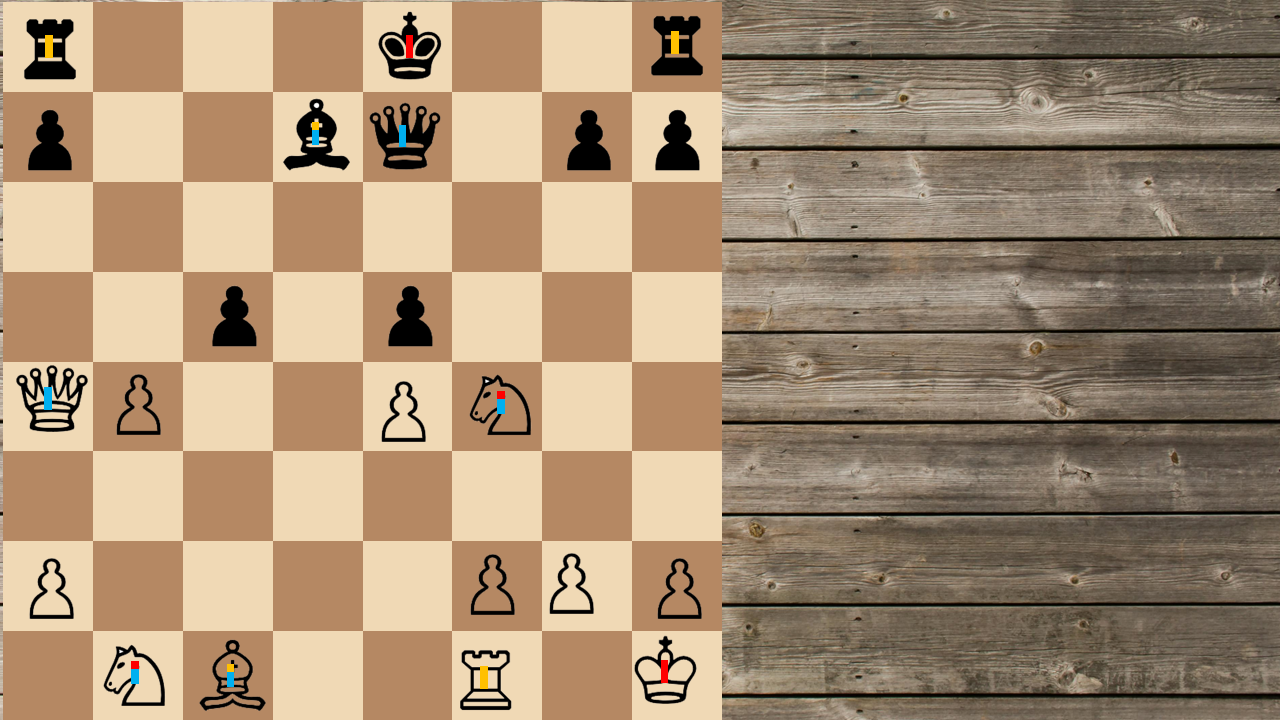
#> input picture docs/simulados/simulado_ai/q2/exemplo3.png, 1280 x 720 px, found by its file name
$ python q2.py
#> lines starting #> are read from the running program, lines starting #| are printed output that depends on the picture; after the words box and inside, x2 and y2 are one past the last pixel; in counts of white or black regions, pixels touching at a corner belong together
#> in main, img is the input picture: shape (720, 1280, 3); mean B, G, R 115.1, 141.4, 165.1
# https://codeshare.io/XLvlAY
import cv2
import numpy as np

class ProcessImage:
    def __init__(self):
        self.kernel = cv2.getStructuringElement(cv2.MORPH_RECT,(5,5))
        self.bgr = None
        self.cores = {
            "marron": [np.array([10, 63, 177]),  np.array([20, 116, 250])],
            "azul": [np.array([60, 50, 50]), np.array([100, 255, 250])],
            "vermelho": [(0,255,255), (15,255,255)],
            "amarelo": [(8,255,60), (28,255,255)],
            "preto":[0,50],
        }

    # [11 lines left out: function filter_bw, not called in this run]

    def filter_hsv(self,img,cor):
#> called with cor = 'marron'
        img_hsv = cv2.cvtColor(img, cv2.COLOR_BGR2HSV)
#> img_hsv: shape (720, 1280, 3); mean H, S, V 16.1, 77.5, 165.3
        img_hsv = cv2.inRange(img_hsv, self.cores[cor][0], self.cores[cor][1])
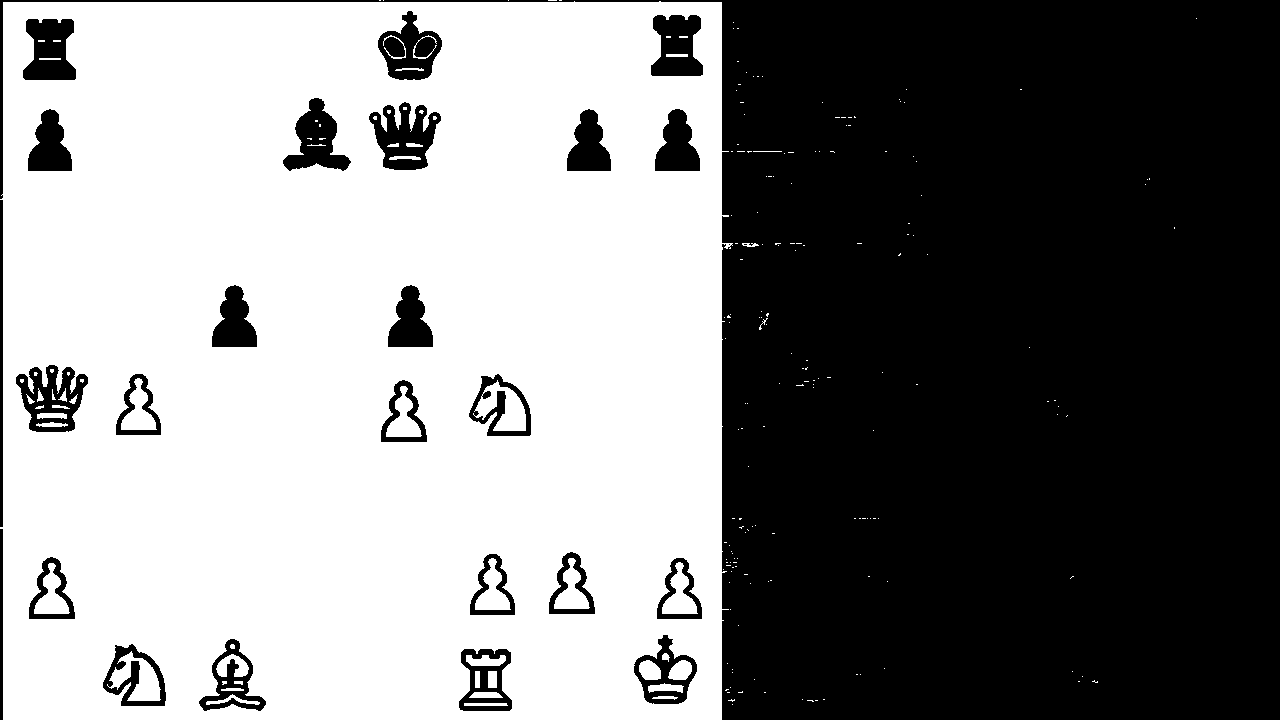
#> img_hsv: shape (720, 1280); 52% white; 27 black regions (2 under 20 px), largest, box (x1, y1, x2, y2) and area: (0, 0, 1280, 720) 403221, (369, 102, 441, 170) 2763, (16, 365, 88, 432) 2577

        mask = cv2.morphologyEx(img_hsv, cv2.MORPH_OPEN, self.kernel)
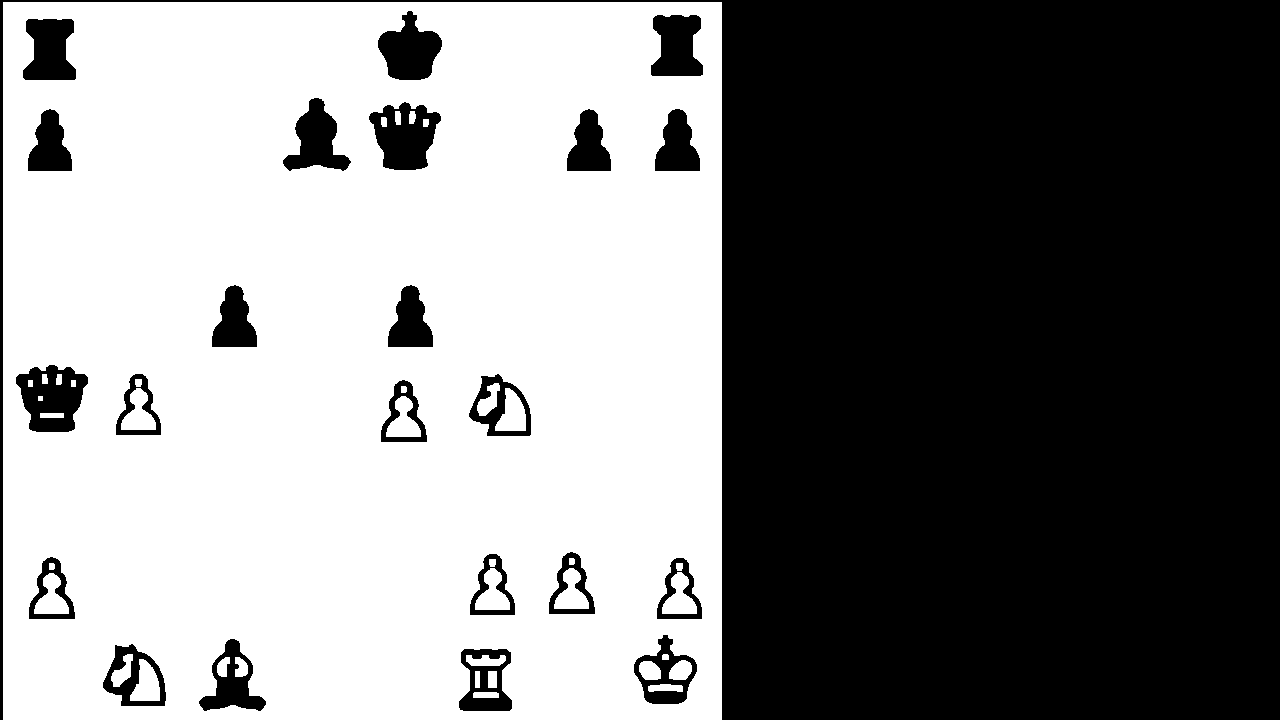
#> mask: shape (720, 1280); 51.6% white; 23 black regions, largest, box (x1, y1, x2, y2) and area: (0, 0, 1280, 720) 405358, (16, 365, 88, 432) 3171, (369, 102, 441, 170) 3137
        mask = cv2.morphologyEx(mask, cv2.MORPH_CLOSE, self.kernel)
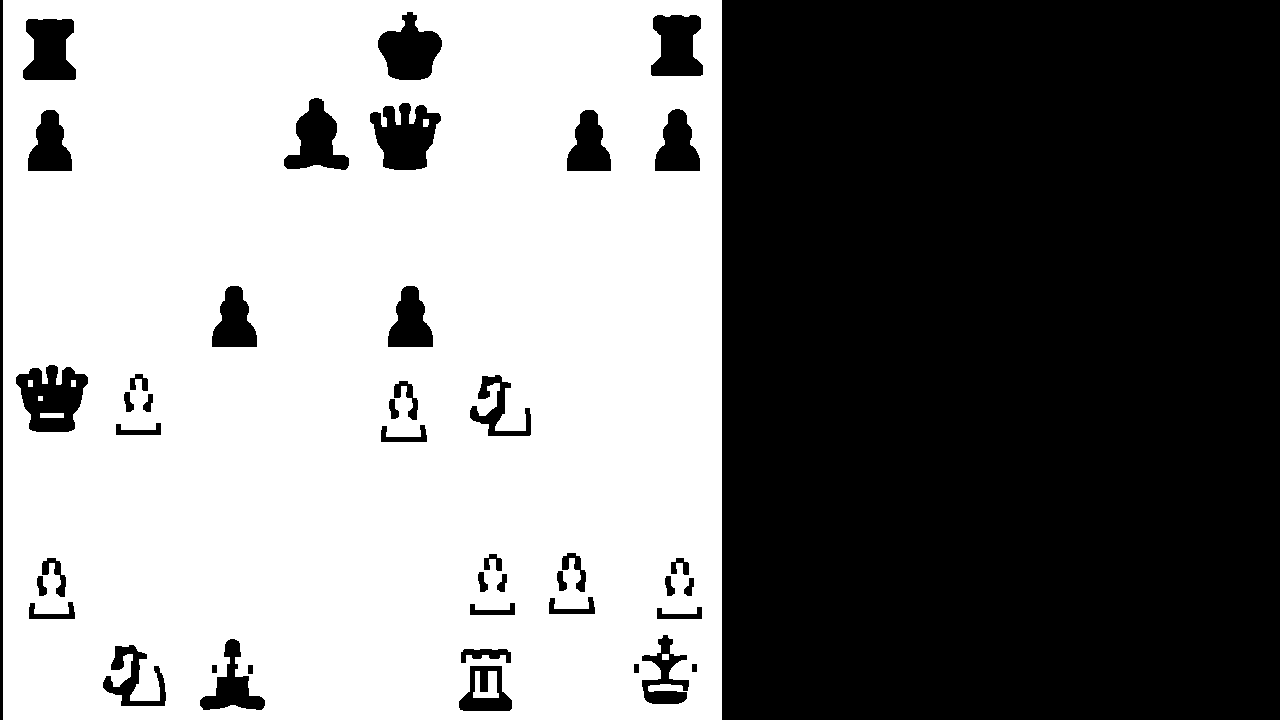
#> mask: shape (720, 1280); 52% white; 44 black regions
        contornos, _ = cv2.findContours(mask.copy(), cv2.RETR_TREE, cv2.CHAIN_APPROX_NONE)
#> contornos = 50 contours, 1 with area under 20; largest, box (x1, y1, x2, y2) and area: (3, 0, 722, 720) 516242, (15, 364, 89, 433) 3498, (369, 102, 442, 171) 3306, (377, 11, 443, 81) 2854, (22, 18, 77, 81) 2624
        return contornos
    def filter_hsv_area(self,img,cor):
        img_hsv = cv2.cvtColor(img, cv2.COLOR_BGR2HSV)
        mask = cv2.inRange(img_hsv, self.cores[cor][0], self.cores[cor][1])

        # mask = cv2.morphologyEx(mask, cv2.MORPH_OPEN, self.kernel)
        # mask = cv2.morphologyEx(mask, cv2.MORPH_CLOSE, self.kernel)
        return np.sum(mask) / 255
    def filter_bw_area(self,img,cor):
        latinhas_gray = cv2.cvtColor(img, cv2.COLOR_BGR2GRAY)
        mask = cv2.inRange(latinhas_gray, self.cores[cor][0], self.cores[cor][1])

        # realiza a abertura
        # mask = cv2.morphologyEx(mask, cv2.MORPH_OPEN, self.kernel)
        # mask = cv2.morphologyEx(mask, cv2.MORPH_CLOSE, self.kernel)

        return np.sum(mask) / 255

    # [10 lines left out: function get_center, not called in this run]

    def run_image(self,img):
        self.bgr = img
        contornos = self.filter_hsv(img,"marron")
        maior = max(contornos, key=cv2.contourArea)
#> maior = contour of 2874 points, box (x1, y1, x2, y2) (3, 0, 722, 720), area 516242

        x, y, w, h = cv2.boundingRect(maior)
#> x = 3; y = 0; w = 719; h = 720
        self.tabuleiro = self.bgr[y:y+h, x:x+w]
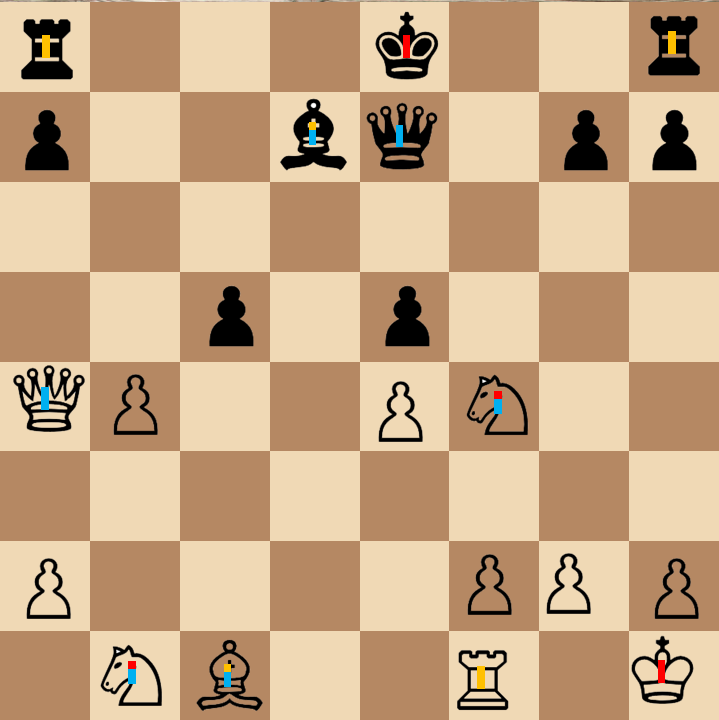
#> self.tabuleiro: shape (720, 719, 3); mean B, G, R 132.2, 166.6, 198.5

        lado = w // 8
#> lado = 89
        resultado = []
        print(resultado)
        for i in range(8):
            for j in range(8):
                print("i=", i, "j=", j)
                casa = self.tabuleiro[lado*i:lado*(i+1),lado*j:lado*(j+1)]
                preto = self.filter_bw_area(casa, "preto")
                if preto == 0:
                    resultado.append("vazio")
                else:
                    print(preto/(w*h))
                    if preto/(w*h) < 0.0030:
                        peca = "W"
                    else:
                        peca = "B"

                    amarelo = self.filter_hsv_area(casa, "amarelo") == 0
                    azul = self.filter_hsv_area(casa, "azul") == 0
                    vermelho = self.filter_hsv_area(casa, "vermelho") == 0
                    cores = (amarelo, azul, vermelho)
                    print(cores)

                    if cores == (True,False,False):
                        peca=peca+"T"
                    elif cores == (False, False, True):
                        peca=peca+"K"
                    elif cores == (False, True, False):
                        peca=peca+"Q"
                    elif cores == (False, True, True):
                        peca=peca+"H"
                    elif cores == (True, True, False):
                        peca=peca+"B"
                    else:
                        peca=peca+"P"

                    resultado.append(f"{peca}")
#> this loop made 8 passes
#> (printed output is left out)
#> pass 1, in filter_hsv_area, `mask = cv2.inRange(img_hsv, self.cores[cor][0], self.cores[cor][1])`:
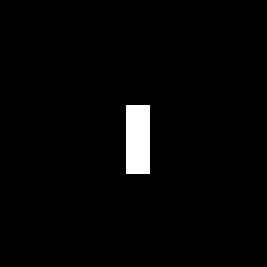
#> mask: shape (89, 89) (shown 3 times larger); 2.3% white; 1 white region, box (x1, y1, x2, y2) and area: (42, 35, 50, 58) 184
#> pass 1, in filter_bw_area (call 2), `latinhas_gray = cv2.cvtColor(img, cv2.COLOR_BGR2GRAY)`:
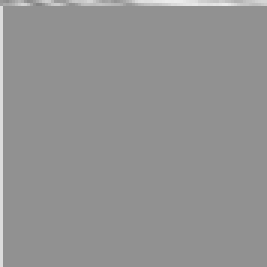
#> latinhas_gray: shape (89, 89) (shown 3 times larger); min 131, max 236, mean 146.9
#> after the loop:
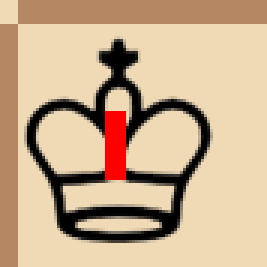
#> casa: shape (89, 89, 3) (shown 3 times larger); mean B, G, R 142.6, 173.1, 200.9
#> after the loop, resultado = 64 items, first 6: 'BH', 'vazio', 'vazio', 'vazio', 'BB', 'vazio'

        resultado = np.array(resultado).reshape((8,8))
        print(resultado)
#| [['BH' 'vazio' 'vazio' 'vazio' 'BB' 'vazio' 'vazio' 'BH']
#|  ['BP' 'vazio' 'vazio' 'BK' 'BP' 'vazio' 'BP' 'BP']
#|  ['vazio' 'vazio' 'vazio' 'vazio' 'vazio' 'vazio' 'vazio' 'vazio']
#|  ['vazio' 'vazio' 'BP' 'vazio' 'BP' 'vazio' 'vazio' 'vazio']
#|  ['WP' 'WP' 'vazio' 'vazio' 'WP' 'WT' 'vazio' 'vazio']
#|  ['vazio' 'vazio' 'vazio' 'vazio' 'vazio' 'vazio' 'vazio' 'vazio']
#> (further printed lines are left out)


    def show_image(self):
        cv2.imshow("Imagem Processada", self.tabuleiro)
        cv2.waitKey(0)
        cv2.destroyAllWindows()

def main():
    img_path = '/home/borg/colcon_ws/src/simulado_ai/simulado_ai/q2/exemplo3.png'
    img = cv2.imread(img_path)
    processor = ProcessImage()
    processor.run_image(img)
    processor.show_image()

if __name__ == '__main__':
    main()

$ run again, with docs/simulados/simulado_ai/q2/exemplo1.png copied over docs/simulados/simulado_ai/q2/exemplo3.png
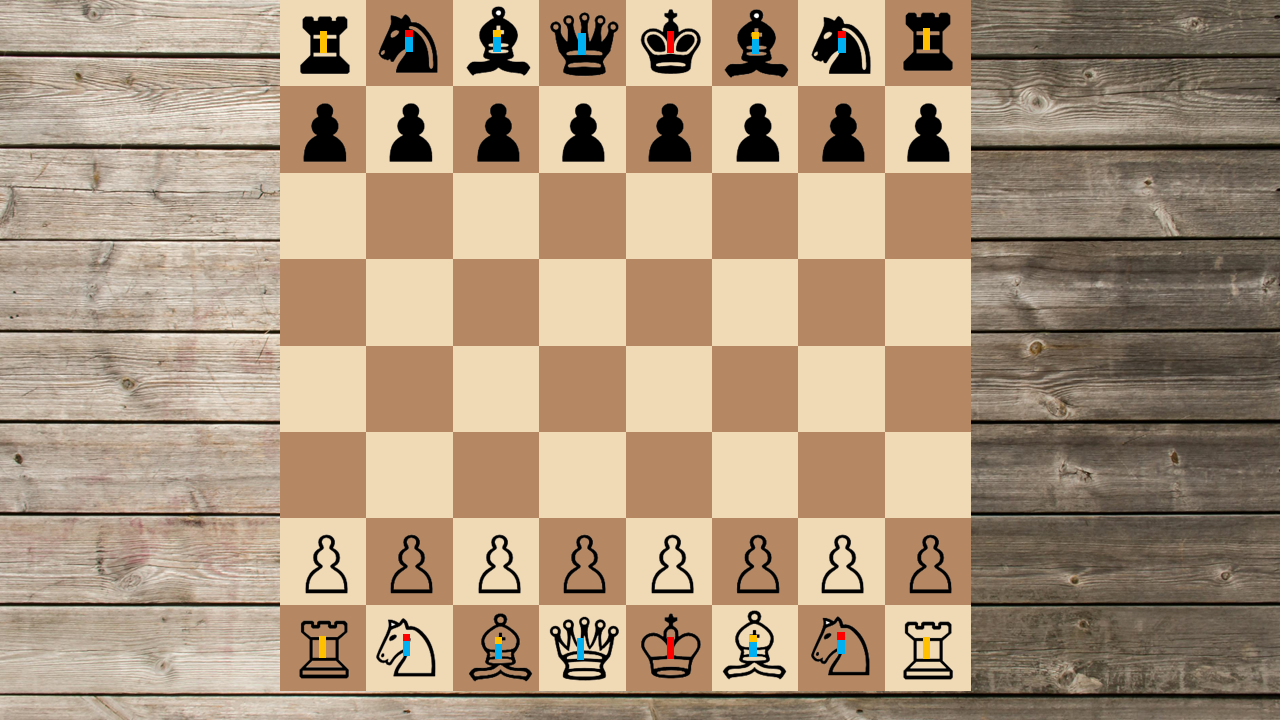
#> input picture docs/simulados/simulado_ai/q2/exemplo1.png, 1280 x 720 px, found by its file name
#> in main, img is the input picture: shape (720, 1280, 3); mean B, G, R 123, 147.7, 170.3
#> in filter_hsv, `img_hsv = cv2.inRange(img_hsv, self.cores[cor][0], self.cores[cor][1])`:
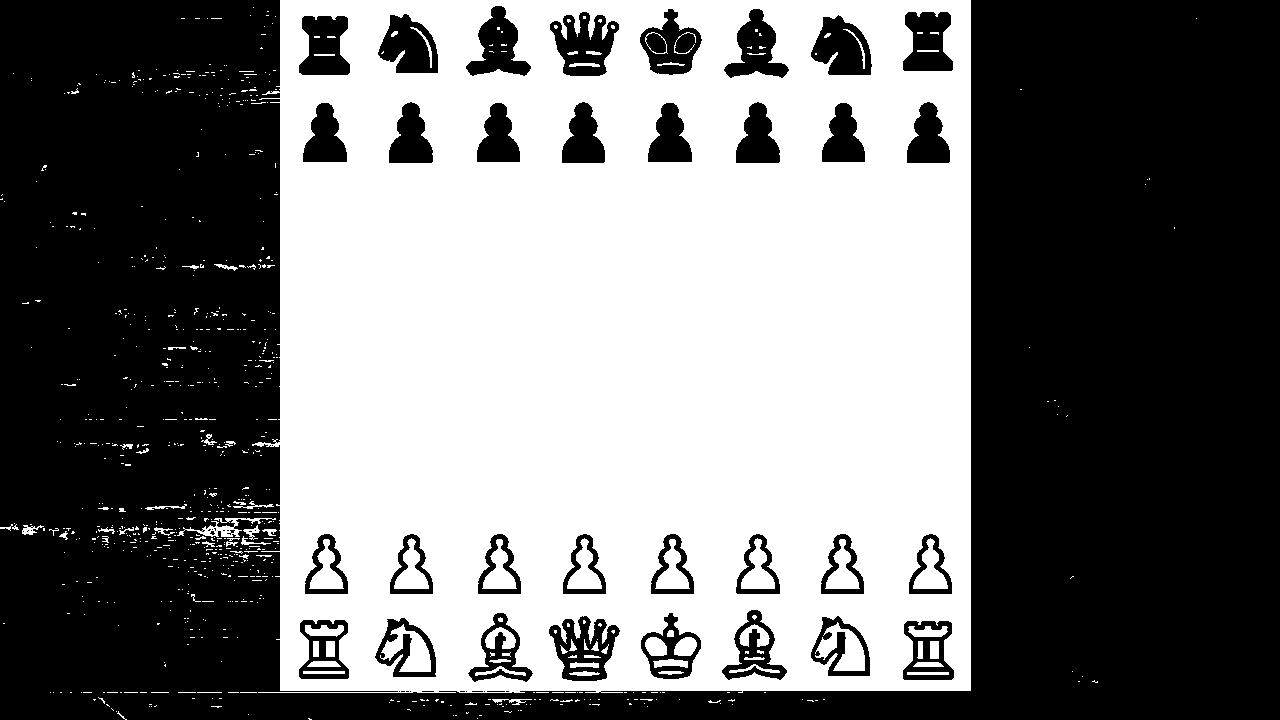
#> img_hsv: shape (720, 1280); 46.7% white; 817 white regions (726 under 20 px), largest, box (x1, y1, x2, y2) and area: (252, 0, 971, 693) 411434, (815, 622, 865, 671) 1235, (380, 624, 431, 672) 1210
#> in filter_hsv, `contornos, _ = cv2.findContours(mask.copy(), cv2.RETR_TREE, cv2.CHAIN_..`: contornos = 82 contours, 1 with area under 20; largest, box (x1, y1, x2, y2) and area: (280, 0, 971, 693) 476155, (548, 615, 620, 682) 3252, (549, 11, 620, 77) 3098, (810, 16, 872, 76) 2677, (378, 14, 439, 74) 2635
#> maior = contour of 2766 points, box (x1, y1, x2, y2) (280, 0, 971, 693), area 476155
#> x = 280; y = 0; w = 691; h = 693
#> lado = 86
#> the loop in run_image, `for i in range(8):` made 8 passes
#> (printed output is left out)
#> after the loop in run_image, `for i in range(8):`:
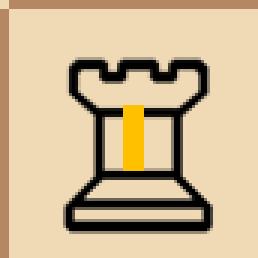
#> casa: shape (86, 86, 3) (shown 3 times larger); mean B, G, R 148.5, 182.9, 205.1
#> after the loop in run_image, `for i in range(8):`: resultado = 64 items, first 6: 'BH', 'BT', 'BK', 'BP', 'BB', 'BK'
#| [['BH' 'BT' 'BK' 'BP' 'BB' 'BK' 'BT' 'BH']
#|  ['BP' 'BP' 'BP' 'BP' 'BP' 'BP' 'BP' 'BP']
#|  ['vazio' 'vazio' 'vazio' 'vazio' 'vazio' 'vazio' 'vazio' 'vazio']
#|  ['vazio' 'vazio' 'vazio' 'vazio' 'vazio' 'vazio' 'vazio' 'vazio']
#|  ['vazio' 'vazio' 'vazio' 'vazio' 'vazio' 'vazio' 'vazio' 'vazio']
#|  ['vazio' 'vazio' 'vazio' 'vazio' 'vazio' 'vazio' 'vazio' 'vazio']
#> (further printed lines are left out)
